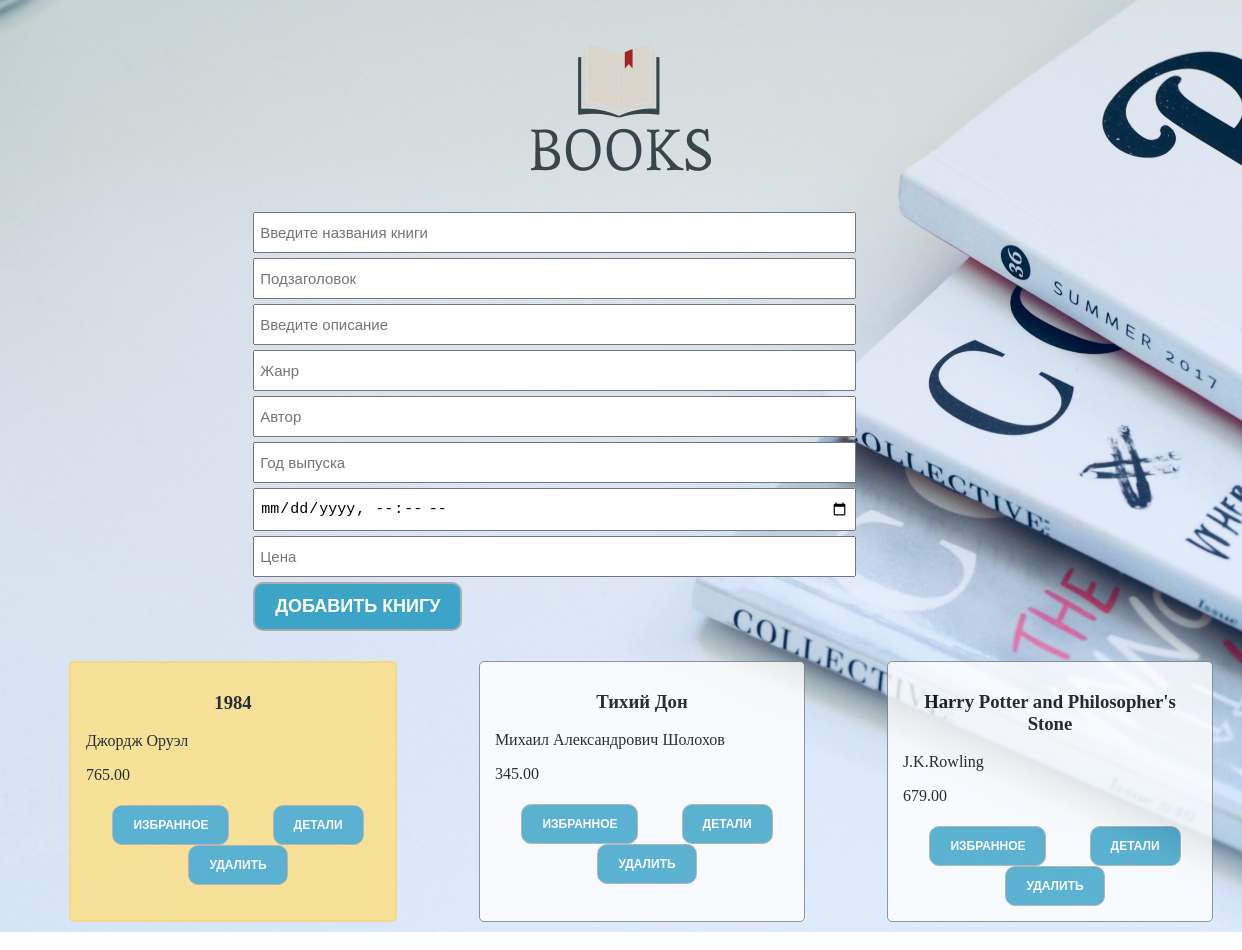
The page /books/ on the database its author committed.
### main/models.py (models this page shows)
class Books(models.Model):
    title = models.CharField(max_length=100)
    subtitle = models.CharField(max_length=100)
    description = models.TextField()
    genre = models.CharField(max_length=100)
    author =models.CharField(max_length=100)
    year = models.IntegerField()
    date = models.DateField(auto_now_add=True)
    price = models.DecimalField(max_digits=10, decimal_places=2)
    is_fav = models.BooleanField(default=False)

### main/views.py (the view)
# urls.py: path("books/", books, name = "books"),
def books(request):
    books = Books.objects.all()
    return render(request, "books.html", {"books": books} )

### main/templates/books.html (shortened to what this page needs)
{% load static %}
<!DOCTYPE html>
<html lang="en">
<head>
    <link rel="stylesheet" href="{% static 'style/book.css' %}" />
</head>
<body background="{% static 'item/img_5.jpg'%}">
<section>
  <div class="header">
    <img src="{% static 'item/logo.png' %}"/>
 </div>
    <div class="create_container">
        <form action="{% url 'add-book' %}" method="POST">
            <input class= "create_input" type="text" placeholder="Введите названия книги"
            name = "title" /> <br>
            <input class= "create_input" type="text" placeholder="Подзаголовок"
            name = "subtitle" />  <br>
            <input class= "create_input" type="text" placeholder="Введите описание"
            name = "description" />  <br>
            <input class= "create_input" type="text" placeholder="Жанр"
            name = "genre" />  <br>
            <input class= "create_input" type="text" placeholder="Автор"
            name = "author" />  <br>
            <input class= "create_input" type="number" placeholder="Год выпуска"
            name = "year" />  <br>
            <input class= "create_input" type="datetime-local" placeholder="Дата поиска"
            name = "date" />  <br>
            <input class= "create_input" type="number" placeholder="Цена"
            name = "price" />  <br>
        <button class= "create_button"> Добавить книгу </button>
    </form>
    </div>
    <div class="book_container">
    {% for books in books %}
        <div class="book_item
            {% if books.is_fav %}
                    marked
             {% endif %} " >
            <H3>{{books.title}}</H3>
            <p>{{books.author}} </p>
            <p>{{books.price}}</p>
            <div class= "buttons">
                 <button><a href="{% url 'f-book' books.id %}">Избранное</a> </button>
                 <button><a href="{% url 'details' books.id %}">Детали</a> </button>
                 <button><a href="{% url 'delete-book' books.id %}">Удалить</a></button>
            </div>
        </div>
        {% endfor %}
    </div>
</section>
</body>
</html>

### main/static/style/book.css (style rules this page uses)
body { background-repeat: no-repeat; background-size: 100%; }
.header { text-align: center; }
.create_container { width: 60%; margin-left:20%; }
.create_input { padding: 10px 5px; font-size: 15px; width: 80%; margin-bottom: 5px; }
.create_button { padding: 12px 20px; background-color: #3BA4C7;; border: 2px solid #ababac; color: white; font-size: 18px; text-transform: uppercase; border-radius: 10px; cursor: pointer; }
.book_container { padding: 30px 20px; display: flex; justify-content: space-around; flex-wrap: wrap; width: 100%; }
.book_item { background-color: white; opacity: 80%; border:1px solid gray; border-radius: 5px; width: 24%; padding:10px 15px ; margin-bottom: 20px; }
.book_item.marked { background-color: #ffe082; border: 2px solid #fad66a; }
.buttons { padding: 5px; display: flex; justify-content: space-around; flex-wrap: wrap; width: 100%; }
button { padding: 12px 20px; text-align:center; font-weight:bold; background-color:#3BA4C7; border: 1px solid#ababac; color: white; font-size: 12px; text-transform: uppercase; border-radius: 10px; cursor: pointer; }
a { color:white; text-decoration: none; }
h3 { text-align: center; }

### rows shown on the page
Books: title "1984", author "Джордж Оруэл", price "765.00"
Books: title "Тихий Дон", author "Михаил Александрович Шолохов", price "345.00"
Books: title "Harry Potter and Philosopher's Stone", author "J.K.Rowling", price "679.00"
